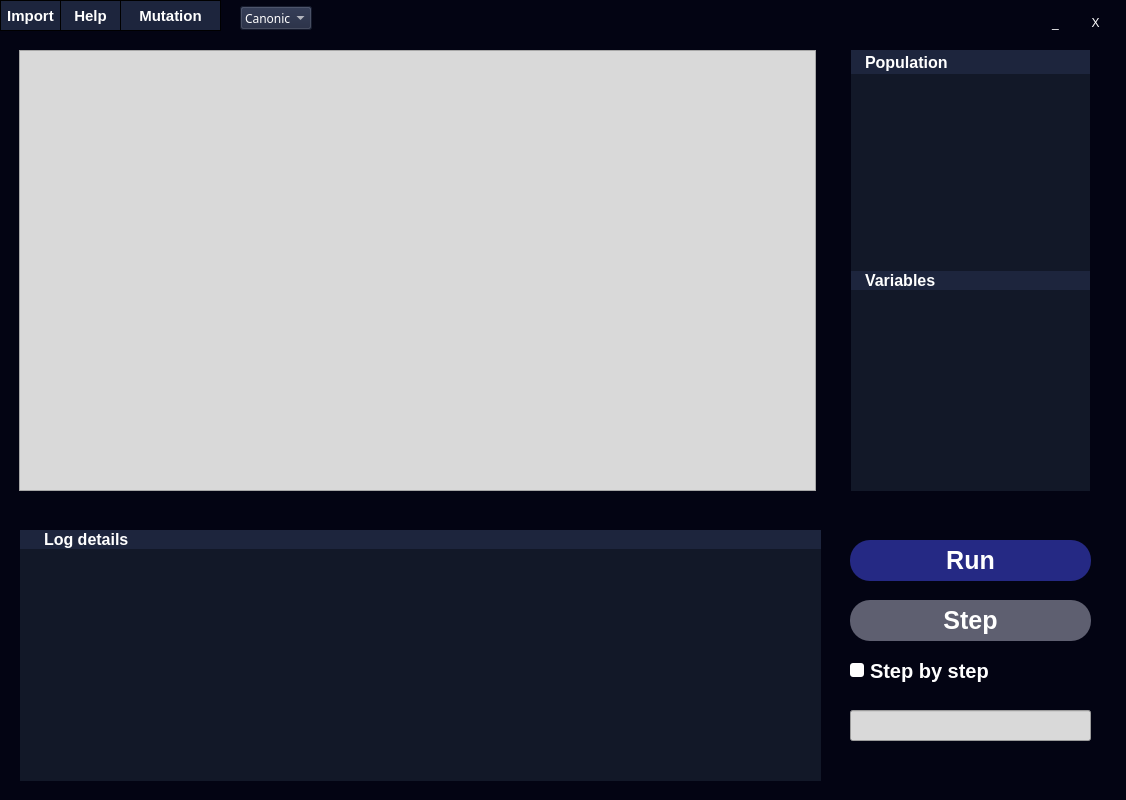
<?xml version="1.0" encoding="UTF-8"?>
<ui version="4.0">
 <class>Widget</class>
 <widget class="QWidget" name="Widget">
  <property name="geometry">
   <rect>
    <x>0</x>
    <y>0</y>
    <width>1126</width>
    <height>800</height>
   </rect>
  </property>
  <property name="sizePolicy">
   <sizepolicy hsizetype="Expanding" vsizetype="Expanding">
    <horstretch>0</horstretch>
    <verstretch>0</verstretch>
   </sizepolicy>
  </property>
  <property name="minimumSize">
   <size>
    <width>1126</width>
    <height>800</height>
   </size>
  </property>
  <property name="maximumSize">
   <size>
    <width>16777215</width>
    <height>16777215</height>
   </size>
  </property>
  <property name="windowTitle">
   <string notr="true">Stock problem</string>
  </property>
  <property name="styleSheet">
   <string notr="true">background-color: rgb(3, 4, 19)</string>
  </property>
  <widget class="QPushButton" name="RunBtn">
   <property name="geometry">
    <rect>
     <x>850</x>
     <y>540</y>
     <width>241</width>
     <height>41</height>
    </rect>
   </property>
   <property name="styleSheet">
    <string notr="true">QPushButton {
	border-radius: 20px;
	background-color:  #252984;
	color: white;
	font: bold 25px;
}
QPushButton:hover {
	border-radius: 20px;
	background-color:  #393c87;
	color: white;
	font: bold 25px;
}</string>
   </property>
   <property name="text">
    <string>Run</string>
   </property>
  </widget>
  <widget class="QPushButton" name="StepBtn">
   <property name="geometry">
    <rect>
     <x>850</x>
     <y>600</y>
     <width>241</width>
     <height>41</height>
    </rect>
   </property>
   <property name="styleSheet">
    <string notr="true">QPushButton {
border-radius: 20px;
background-color:  #252984;
color: white;
font: bold 25px;
}

QPushButton::flat {
border-radius: 20px;
background-color:  #5E5F70;
color: white;
font: bold 25px;
}

QPushButton:hover {
	border-radius: 20px;
	background-color:  #393c87;
	color: white;
	font: bold 25px;
}</string>
   </property>
   <property name="text">
    <string>Step</string>
   </property>
   <property name="autoDefault">
    <bool>false</bool>
   </property>
   <property name="default">
    <bool>false</bool>
   </property>
   <property name="flat">
    <bool>true</bool>
   </property>
  </widget>
  <widget class="QCheckBox" name="StepBox">
   <property name="geometry">
    <rect>
     <x>850</x>
     <y>650</y>
     <width>241</width>
     <height>41</height>
    </rect>
   </property>
   <property name="styleSheet">
    <string notr="true">QCheckBox {
	font: bold 20px;
	color: white;
}

QCheckBox:hover {
	font: bold 20px;
	color: #85ab85;
}

QCheckBox::indicator:unchecked {
	background-color: white;
	border: 0px solid black;
	border-radius: 3px;
}
QCheckBox::indicator:checked {
	background-color: green;
	border: 0px solid black;
	border-radius: 3px;
}</string>
   </property>
   <property name="text">
    <string>Step by step</string>
   </property>
   <property name="checked">
    <bool>false</bool>
   </property>
   <property name="tristate">
    <bool>false</bool>
   </property>
  </widget>
  <widget class="QProgressBar" name="progressBar">
   <property name="geometry">
    <rect>
     <x>850</x>
     <y>710</y>
     <width>241</width>
     <height>31</height>
    </rect>
   </property>
   <property name="styleSheet">
    <string notr="true">QProgressBar 
{
	background: #D9D9D9;
}
QProgressBar::chunk
{
    background: #31922F;
}</string>
   </property>
   <property name="value">
    <number>0</number>
   </property>
   <property name="textVisible">
    <bool>false</bool>
   </property>
   <property name="format">
    <string/>
   </property>
  </widget>
  <widget class="QWidget" name="verticalLayoutWidget">
   <property name="geometry">
    <rect>
     <x>20</x>
     <y>530</y>
     <width>801</width>
     <height>251</height>
    </rect>
   </property>
   <layout class="QVBoxLayout" name="LogLayout">
    <property name="spacing">
     <number>0</number>
    </property>
    <item>
     <widget class="QLabel" name="LogTitle">
      <property name="styleSheet">
       <string notr="true">QLabel 
{
	padding-left: 20px;
	background: #1D253D;
	color: white;
	font: bold 16px;
}</string>
      </property>
      <property name="text">
       <string>Log details</string>
      </property>
     </widget>
    </item>
    <item>
     <widget class="QPlainTextEdit" name="LogConsole">
      <property name="styleSheet">
       <string notr="true">QPlainTextEdit 
{
	background: #121828;
	border: none;
	color: white;
}

QScrollBar:vertical
{
	background: #1D253D;
	border: 0px solid red;
	border-radius: 7px;
}

QScrollBar::handle:vertical
{
	background: #C6C8CE;
	border: 0px solid red;
	border-radius: 7px;
}
QScrollBar::add-line:vertical,
QScrollBar::sub-line:vertical,
QScrollBar::add-page:vertical,
QScrollBar::sub-page:vertical
{
	height: 0px;
}
</string>
      </property>
      <property name="verticalScrollBarPolicy">
       <enum>Qt::ScrollBarAsNeeded</enum>
      </property>
      <property name="horizontalScrollBarPolicy">
       <enum>Qt::ScrollBarAlwaysOff</enum>
      </property>
      <property name="sizeAdjustPolicy">
       <enum>QAbstractScrollArea::AdjustToContents</enum>
      </property>
      <property name="readOnly">
       <bool>true</bool>
      </property>
      <property name="plainText">
       <string/>
      </property>
      <property name="backgroundVisible">
       <bool>false</bool>
      </property>
      <property name="centerOnScroll">
       <bool>false</bool>
      </property>
      <property name="placeholderText">
       <string/>
      </property>
     </widget>
    </item>
   </layout>
  </widget>
  <widget class="QPushButton" name="ExitBtn">
   <property name="geometry">
    <rect>
     <x>1080</x>
     <y>10</y>
     <width>31</width>
     <height>25</height>
    </rect>
   </property>
   <property name="styleSheet">
    <string notr="true">*{
	color: white;
	background: rgb(3, 4, 19);
	border: 0px solid rgb(3, 4, 19);;
}</string>
   </property>
   <property name="text">
    <string>X</string>
   </property>
  </widget>
  <widget class="QPushButton" name="TrayBtn">
   <property name="geometry">
    <rect>
     <x>1040</x>
     <y>10</y>
     <width>31</width>
     <height>25</height>
    </rect>
   </property>
   <property name="styleSheet">
    <string notr="true">*{
	color: white;
	background: rgb(3, 4, 19);
	border: 0px solid rgb(3, 4, 19);;
}</string>
   </property>
   <property name="text">
    <string>_</string>
   </property>
  </widget>
  <widget class="QWidget" name="horizontalLayoutWidget">
   <property name="geometry">
    <rect>
     <x>19</x>
     <y>50</y>
     <width>1071</width>
     <height>441</height>
    </rect>
   </property>
   <layout class="QHBoxLayout" name="horizontalLayout" stretch="803,241">
    <property name="spacing">
     <number>35</number>
    </property>
    <item>
     <widget class="QGraphicsView" name="Canvas">
      <property name="styleSheet">
       <string notr="true">QGraphicsView 
{
	background: #D9D9D9;
}</string>
      </property>
     </widget>
    </item>
    <item>
     <layout class="QVBoxLayout" name="verticalLayout">
      <property name="spacing">
       <number>0</number>
      </property>
      <item>
       <layout class="QVBoxLayout" name="PopulationLayout" stretch="20,197">
        <property name="spacing">
         <number>0</number>
        </property>
        <item>
         <widget class="QLabel" name="PopulationLabel">
          <property name="styleSheet">
           <string notr="true">QLabel 
{
	padding-left: 10px;
	background: #1D253D;
	color: white;
	font: bold 16px;
}</string>
          </property>
          <property name="text">
           <string>Population</string>
          </property>
         </widget>
        </item>
        <item>
         <widget class="QScrollArea" name="PopulationBox">
          <property name="enabled">
           <bool>true</bool>
          </property>
          <property name="sizePolicy">
           <sizepolicy hsizetype="Expanding" vsizetype="MinimumExpanding">
            <horstretch>0</horstretch>
            <verstretch>0</verstretch>
           </sizepolicy>
          </property>
          <property name="minimumSize">
           <size>
            <width>0</width>
            <height>197</height>
           </size>
          </property>
          <property name="maximumSize">
           <size>
            <width>16777215</width>
            <height>197</height>
           </size>
          </property>
          <property name="styleSheet">
           <string notr="true">
	background: #121828;
	border: none;
</string>
          </property>
          <property name="widgetResizable">
           <bool>true</bool>
          </property>
          <widget class="QWidget" name="scrollAreaWidgetContents_3">
           <property name="geometry">
            <rect>
             <x>0</x>
             <y>0</y>
             <width>235</width>
             <height>197</height>
            </rect>
           </property>
          </widget>
         </widget>
        </item>
       </layout>
      </item>
      <item>
       <layout class="QVBoxLayout" name="VariablesLayout">
        <property name="spacing">
         <number>0</number>
        </property>
        <item>
         <widget class="QLabel" name="VariablesLabel">
          <property name="styleSheet">
           <string notr="true">QLabel 
{
	padding-left: 10px;
	background: #1D253D;
	color: white;
	font: bold 16px;
}</string>
          </property>
          <property name="text">
           <string>Variables</string>
          </property>
         </widget>
        </item>
        <item>
         <widget class="QScrollArea" name="VariablesBox">
          <property name="styleSheet">
           <string notr="true">
	background: #121828;
	border: none;
</string>
          </property>
          <property name="widgetResizable">
           <bool>true</bool>
          </property>
          <widget class="QWidget" name="scrollAreaWidgetContents_2">
           <property name="geometry">
            <rect>
             <x>0</x>
             <y>0</y>
             <width>235</width>
             <height>192</height>
            </rect>
           </property>
          </widget>
         </widget>
        </item>
       </layout>
      </item>
     </layout>
    </item>
   </layout>
  </widget>
  <widget class="QPushButton" name="ImportBtn">
   <property name="geometry">
    <rect>
     <x>0</x>
     <y>0</y>
     <width>61</width>
     <height>31</height>
    </rect>
   </property>
   <property name="styleSheet">
    <string notr="true">QPushButton {
border: 1px solid black;
background: #1D253D;
color: white;
font: bold 15px;
}
QPushButton:hover{
border: 1px solid black;
background: #262d42;
color: white;
font: bold 15px;
}</string>
   </property>
   <property name="text">
    <string>Import</string>
   </property>
  </widget>
  <widget class="QPushButton" name="HelpBtn">
   <property name="geometry">
    <rect>
     <x>60</x>
     <y>0</y>
     <width>61</width>
     <height>31</height>
    </rect>
   </property>
   <property name="styleSheet">
    <string notr="true">QPushButton {
border: 1px solid black;
background: #1D253D;
color: white;
font: bold 15px;
}

QPushButton:hover{
border: 1px solid black;
background: #262d42;
color: white;
font: bold 15px;
}</string>
   </property>
   <property name="text">
    <string>Help</string>
   </property>
  </widget>
  <widget class="QComboBox" name="AlgVersBox">
   <property name="geometry">
    <rect>
     <x>240</x>
     <y>6</y>
     <width>72</width>
     <height>24</height>
    </rect>
   </property>
   <property name="palette">
    <palette>
     <active>
      <colorrole role="WindowText">
       <brush brushstyle="SolidPattern">
        <color alpha="255">
         <red>255</red>
         <green>255</green>
         <blue>255</blue>
        </color>
       </brush>
      </colorrole>
      <colorrole role="Button">
       <brush brushstyle="SolidPattern">
        <color alpha="255">
         <red>29</red>
         <green>37</green>
         <blue>61</blue>
        </color>
       </brush>
      </colorrole>
      <colorrole role="Text">
       <brush brushstyle="SolidPattern">
        <color alpha="255">
         <red>255</red>
         <green>255</green>
         <blue>255</blue>
        </color>
       </brush>
      </colorrole>
      <colorrole role="ButtonText">
       <brush brushstyle="SolidPattern">
        <color alpha="255">
         <red>255</red>
         <green>255</green>
         <blue>255</blue>
        </color>
       </brush>
      </colorrole>
      <colorrole role="Base">
       <brush brushstyle="SolidPattern">
        <color alpha="255">
         <red>29</red>
         <green>37</green>
         <blue>61</blue>
        </color>
       </brush>
      </colorrole>
      <colorrole role="Window">
       <brush brushstyle="SolidPattern">
        <color alpha="255">
         <red>29</red>
         <green>37</green>
         <blue>61</blue>
        </color>
       </brush>
      </colorrole>
      <colorrole role="PlaceholderText">
       <brush brushstyle="SolidPattern">
        <color alpha="255">
         <red>255</red>
         <green>255</green>
         <blue>255</blue>
        </color>
       </brush>
      </colorrole>
     </active>
     <inactive>
      <colorrole role="WindowText">
       <brush brushstyle="SolidPattern">
        <color alpha="255">
         <red>255</red>
         <green>255</green>
         <blue>255</blue>
        </color>
       </brush>
      </colorrole>
      <colorrole role="Button">
       <brush brushstyle="SolidPattern">
        <color alpha="255">
         <red>29</red>
         <green>37</green>
         <blue>61</blue>
        </color>
       </brush>
      </colorrole>
      <colorrole role="Text">
       <brush brushstyle="SolidPattern">
        <color alpha="255">
         <red>255</red>
         <green>255</green>
         <blue>255</blue>
        </color>
       </brush>
      </colorrole>
      <colorrole role="ButtonText">
       <brush brushstyle="SolidPattern">
        <color alpha="255">
         <red>255</red>
         <green>255</green>
         <blue>255</blue>
        </color>
       </brush>
      </colorrole>
      <colorrole role="Base">
       <brush brushstyle="SolidPattern">
        <color alpha="255">
         <red>29</red>
         <green>37</green>
         <blue>61</blue>
        </color>
       </brush>
      </colorrole>
      <colorrole role="Window">
       <brush brushstyle="SolidPattern">
        <color alpha="255">
         <red>29</red>
         <green>37</green>
         <blue>61</blue>
        </color>
       </brush>
      </colorrole>
      <colorrole role="PlaceholderText">
       <brush brushstyle="SolidPattern">
        <color alpha="255">
         <red>255</red>
         <green>255</green>
         <blue>255</blue>
        </color>
       </brush>
      </colorrole>
     </inactive>
     <disabled>
      <colorrole role="WindowText">
       <brush brushstyle="SolidPattern">
        <color alpha="255">
         <red>255</red>
         <green>255</green>
         <blue>255</blue>
        </color>
       </brush>
      </colorrole>
      <colorrole role="Button">
       <brush brushstyle="SolidPattern">
        <color alpha="255">
         <red>29</red>
         <green>37</green>
         <blue>61</blue>
        </color>
       </brush>
      </colorrole>
      <colorrole role="Text">
       <brush brushstyle="SolidPattern">
        <color alpha="255">
         <red>255</red>
         <green>255</green>
         <blue>255</blue>
        </color>
       </brush>
      </colorrole>
      <colorrole role="ButtonText">
       <brush brushstyle="SolidPattern">
        <color alpha="255">
         <red>255</red>
         <green>255</green>
         <blue>255</blue>
        </color>
       </brush>
      </colorrole>
      <colorrole role="Base">
       <brush brushstyle="SolidPattern">
        <color alpha="255">
         <red>29</red>
         <green>37</green>
         <blue>61</blue>
        </color>
       </brush>
      </colorrole>
      <colorrole role="Window">
       <brush brushstyle="SolidPattern">
        <color alpha="255">
         <red>29</red>
         <green>37</green>
         <blue>61</blue>
        </color>
       </brush>
      </colorrole>
      <colorrole role="PlaceholderText">
       <brush brushstyle="SolidPattern">
        <color alpha="255">
         <red>255</red>
         <green>255</green>
         <blue>255</blue>
        </color>
       </brush>
      </colorrole>
     </disabled>
    </palette>
   </property>
   <property name="styleSheet">
    <string notr="true">background: #1d253d ;
color: white;
font:  semibold 10px;</string>
   </property>
   <item>
    <property name="text">
     <string>Canonical</string>
    </property>
   </item>
   <item>
    <property name="text">
     <string>Genitor</string>
    </property>
   </item>
   <item>
    <property name="text">
     <string>Island</string>
    </property>
   </item>
  </widget>
  <widget class="QPushButton" name="MutBtn">
   <property name="geometry">
    <rect>
     <x>120</x>
     <y>0</y>
     <width>101</width>
     <height>31</height>
    </rect>
   </property>
   <property name="styleSheet">
    <string notr="true">QPushButton {
border: 1px solid black;
background: #1D253D;
color: white;
font: bold 15px;
}

QPushButton:hover{
border: 1px solid black;
background: #262d42;
color: white;
font: bold 15px;
}</string>
   </property>
   <property name="text">
    <string>Mutation</string>
   </property>
  </widget>
 </widget>
 <resources/>
 <connections/>
</ui>
